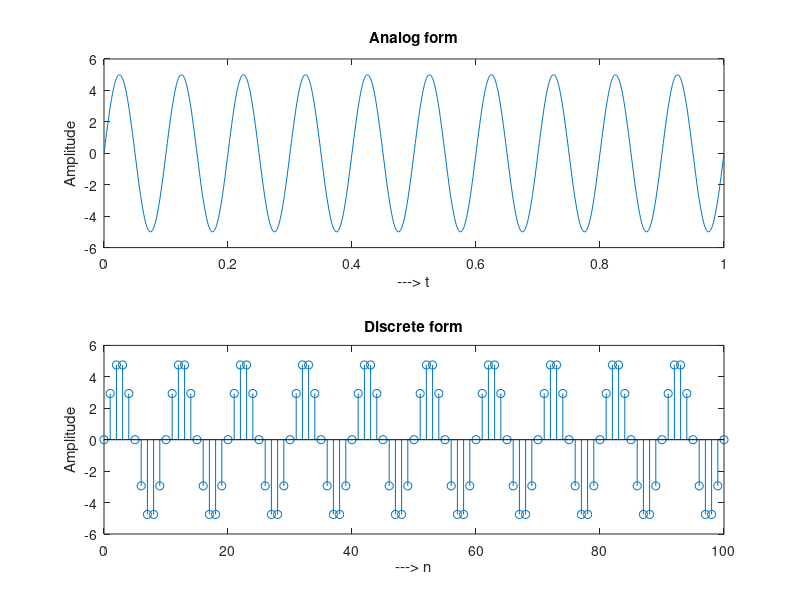

This figure's MATLAB source:
% given = 5sin(2*pi*1000*t+d)
subplot(2, 1, 1);
f = 10;
t = 0:1/(f*100):1;
d = 0;
y = 5 * sin(2*pi*f*t + d);
plot(t, y);
xlabel('---> t');
ylabel('Amplitude');
title('Analog form');

% discrete form
subplot(2, 1, 2);
%fs = input('Enter the sampling frequency: ');
fs = 10 * f;
n = 0:1:100;
y2 = 5 * sin(2*pi*(f/fs)*n + d);
stem(n, y2);
xlabel('---> n');
ylabel('Amplitude');
title('Discrete form')
